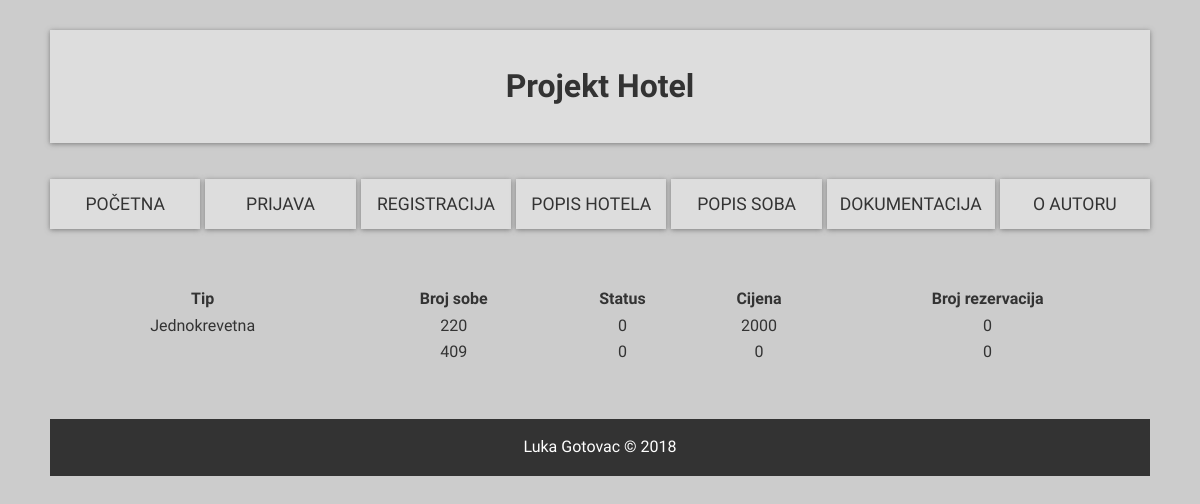
The page /odabraniHotel.php?id=6 on the database its author committed.
### tables this page shows
CREATE TABLE IF NOT EXISTS `sobe` (
  `id_soba` int(11) NOT NULL AUTO_INCREMENT,
  `broj_sobe` int(11) NOT NULL,
  `broj_lezaja` int(11) NOT NULL,
  `tip_sobe` varchar(30) NOT NULL,
  `status` varchar(30) NOT NULL,
  `broj_rez` int(11) NOT NULL,
  `cijena` int(11) NOT NULL,
  `opis` varchar(100) DEFAULT NULL,
  `slika_url` varchar(45) DEFAULT NULL,
  `hoteli_id_hotel` int(11) NOT NULL,
  PRIMARY KEY (`id_soba`),
  KEY `fk_sobe_hoteli1_idx` (`hoteli_id_hotel`)
);

### baza.class.php (called while the page is built, shortened)
<?php
class Baza {
    private $veza = null;
    function spojiDB() {
        $this->veza = new mysqli(self::server, self::korisnik, self::lozinka, self::baza);
        $this->veza->set_charset("utf8");
        return $this->veza;
    }
    function selectDB($upit) {
        $rezultat = $this->veza->query($upit);
        return $rezultat;
    }
}
?>

### odabraniHotel.php (the view, shortened to what this page needs)
<?php
include("baza.class.php");
$baza = new Baza();
$baza->spojiDB();
if(isset($_GET["id"])){
    $idHotel = $_GET["id"];
    $sqlSobe = "SELECT id_soba, broj_sobe, tip_sobe, status, cijena, broj_rez FROM sobe WHERE sobe.hoteli_id_hotel = '" . $idHotel . "' GROUP BY id_soba";
    $sobe = $baza->selectDB($sqlSobe);
    $head = "<thead>" . "<tr>" . "<th>Tip</th>" . "<th>Broj sobe</th>" . "<th>Status</th>" . "<th>Cijena</th>" . "<th>Broj rezervacija</th>" . "</tr>" . "</thead>";
    $table = "";
    while ($row = $sobe->fetch_assoc()) {
        $table = $table . "<tr> <td>" . $row["tip_sobe"] . "</td>" . "<td>" . $row["broj_sobe"] . "</td>" . "<td>" . $row["status"] . "</td>" . "<td>" . $row["cijena"] . "</td>" .
            "<td>" . $row["broj_rez"] . "</td> </tr>";
    }
}
?>
<!DOCTYPE html>
<html lang="en">
<head>
    <link rel="stylesheet" href="dizajn.css">
    <link rel="stylesheet" type="text/css" href="https://cdn.datatables.net/s/dt/jq-2.1.4,dt-1.10.10/datatables.min.css"/>
    <link rel="stylesheet" href="https://ajax.googleapis.com/ajax/libs/jqueryui/1.11.4/themes/smoothness/jquery-ui.css">
</head>
<body>
    <div class="wrapper">
        <header class="banner">
            <h1 class="naslov">Projekt Hotel</h1>
        </header>
        <nav class="main">
            <ul>
                <li><a href="index.php">Početna</a></li>
                <li><a href="prijava.php">Prijava</a></li>
                <li><a href="registracija.php">Registracija</a></li>
                <li><a href="popisHotela.php">Popis hotela</a></li>
                <li><a href="popisSoba.php">Popis soba</a></li>
                <li><a href="dokumentacija.html">Dokumentacija</a></li>
                <li><a href="O_Autoru.html">O autoru</a></li>
            </ul>
        </nav>
        <section class="container">
        <table id="tablica">
            <?php
                echo $head;
            ?>
            <tbody style="text-align: center">
                <?php
                    echo $table;
                ?>
            </tbody>
        </table>
        </section>
        <footer>
            <p>Luka Gotovac &copy; 2018</p>
        </footer>
    </div>
</body>
</html>

### dizajn.css (style rules this page uses)
:root { --primary: #ddd; --dark: #333; --light: #fff; --shadow: 0 1px 5px rgba(104, 104, 104, 0.8); }
html { box-sizing: border-box; font-family: Catamaran, sans-serif; color: var(--dark); }
body { background: #ccc; margin: 30px 50px; line-height: 1.4; }
.wrapper { display: grid; grid-gap: 20px; }
.main ul { display: grid; grid-gap: 5px; padding: 0; list-style: none; grid-template-columns: 1fr 1fr 1fr 1fr 1fr 1fr 1fr; }
.main a { background: var(--primary); display: block; text-decoration: none; padding: 0.8rem; text-align: center; color: var(--dark); text-transform: uppercase; font-size: 1.1rem; box-shadow: var(--shadow); transition: all .2s ease-in-out; }
.banner { background: var(--primary); display: block; box-shadow: var(--shadow); }
.naslov { padding: 0.8rem; text-align: center; color: var(--dark); }
.container { display: grid; grid-gap: 20px; grid-template-areas: 'showcase'; }
footer { margin-top: 2rem; background: var(--dark); color: var(--light); text-align: center; padding: 0.1rem; }

### rows shown on the page
sobe: tip_sobe "Jednokrevetna", broj_sobe "220", status "0", cijena "2000", broj_rez "0"
sobe: broj_sobe "409", status "0", cijena "0", broj_rez "0"
